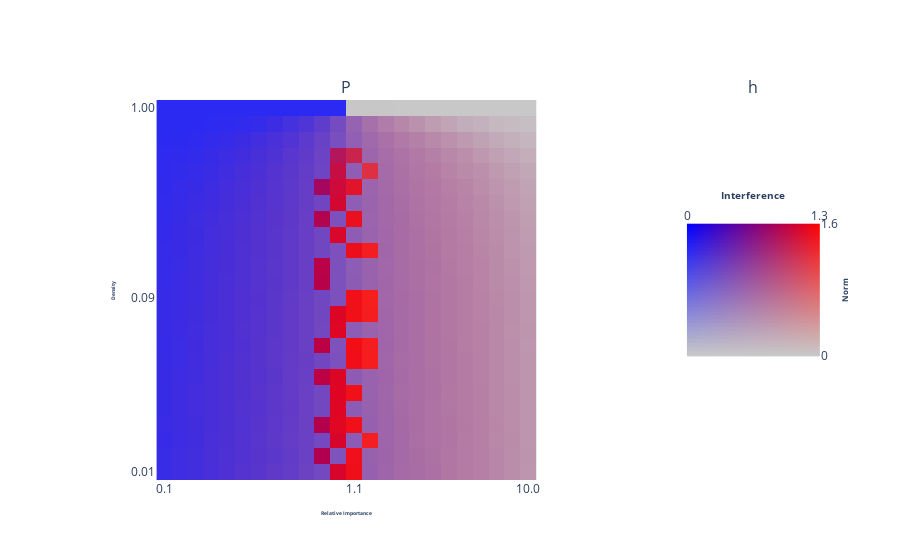

Notebook code cell kept with this figure:
### Code cell
fig.show()

### Figure 1 — Plotly figure (JSON) as saved in the notebook; plotly's stock layout.template omitted (floating-point values rounded to 4 significant figures; data arrays with more than 128 entries replaced by an {"elided": "..."} marker saying what was removed)
{"data": [{"customdata": {"elided": "2304 float values"}, "hovertemplate": "Norm: %{customdata[0]:.2f}<br>Interference: %{customdata[1]:.2f}<br>Relative Importance: %{customdata[2]:.2f}<br>Density: %{customdata[3]:.2f}<br><extra></extra>", "z": {"elided": "1728 float values"}, "type": "image", "xaxis": "x", "yaxis": "y"}, {"customdata": {"elided": "20000 float values"}, "hovertemplate": "Interference: %{customdata[1]:.2f}<br>Norm: %{customdata[0]:.2f}<extra></extra>", "z": {"elided": "30000 float values"}, "type": "image", "xaxis": "x2", "yaxis": "y2"}], "layout": {"xaxis": {"anchor": "y", "domain": [0.0, 0.72], "title": {"font": {"size": 5}, "text": "<b>Relative Importance</b>"}, "tickmode": "array", "tickvals": [0, 12, 23], "ticktext": ["0.1", "1.1", "10.0"]}, "yaxis": {"anchor": "x", "domain": [0.0, 1.0], "title": {"font": {"size": 5}, "text": "<b>Density</b>"}, "autorange": "reversed", "tickmode": "array", "tickvals": [0, 12, 23], "ticktext": ["1.00", "0.09", "0.01"]}, "xaxis2": {"anchor": "y2", "domain": [0.82, 1.0], "title": {"font": {"size": 10}, "text": "<b>Interference</b>", "standoff": 5}, "tickmode": "array", "tickvals": [0, 99], "ticktext": [0, "1.3"], "side": "top"}, "yaxis2": {"anchor": "x2", "domain": [0.0, 1.0], "title": {"font": {"size": 8}, "text": "<b>Norm</b>", "standoff": 5}, "tickmode": "array", "tickvals": [0, 99], "ticktext": ["1.6", 0], "side": "right"}, "annotations": [{"font": {"size": 16}, "showarrow": false, "text": "P", "x": 0.36, "xanchor": "center", "xref": "paper", "y": 1.0, "yanchor": "bottom", "yref": "paper"}, {"font": {"size": 16}, "showarrow": false, "text": "h", "x": 0.91, "xanchor": "center", "xref": "paper", "y": 1.0, "yanchor": "bottom", "yref": "paper"}]}}
